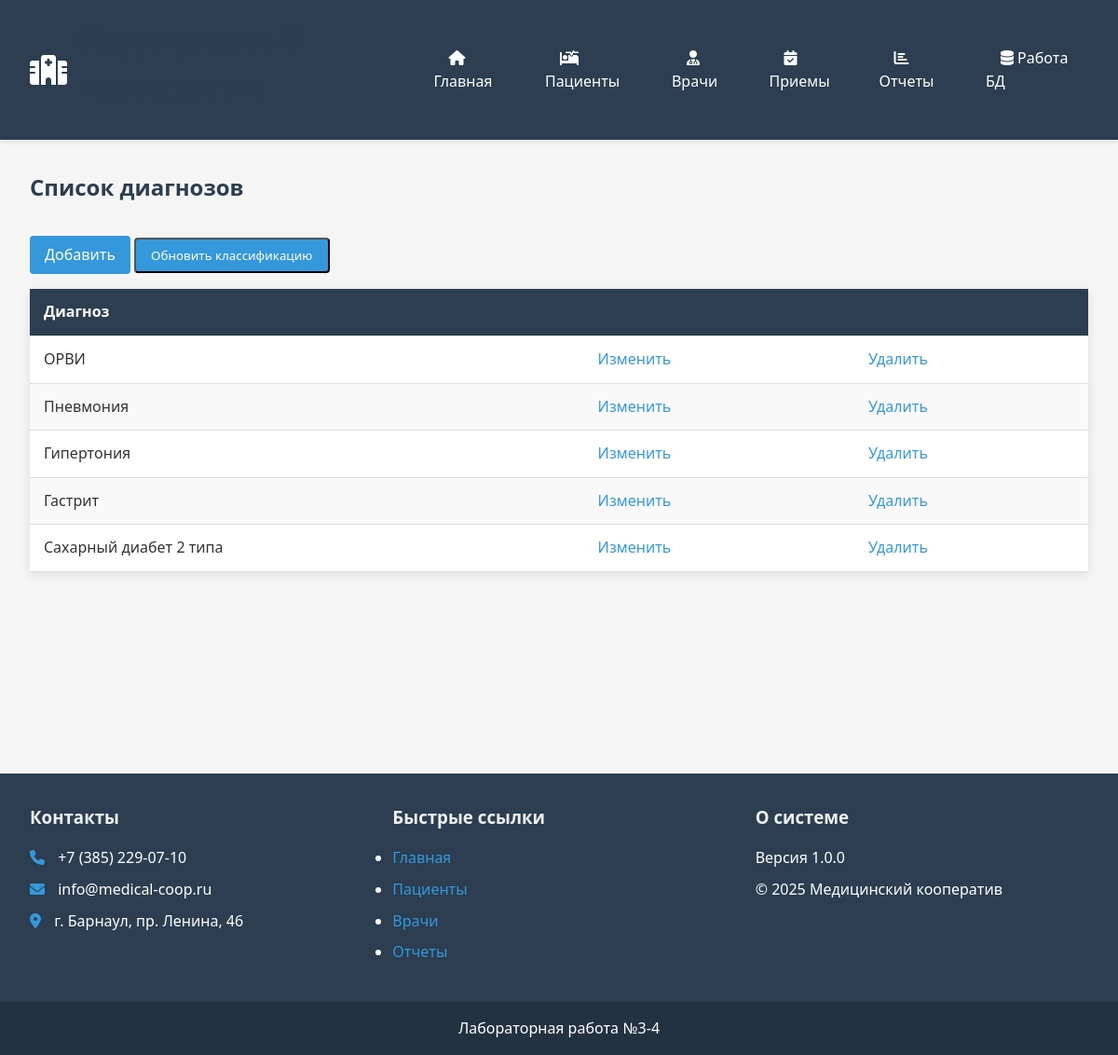
The app's page /pages/diagnosis/diagnosis.php, older data.
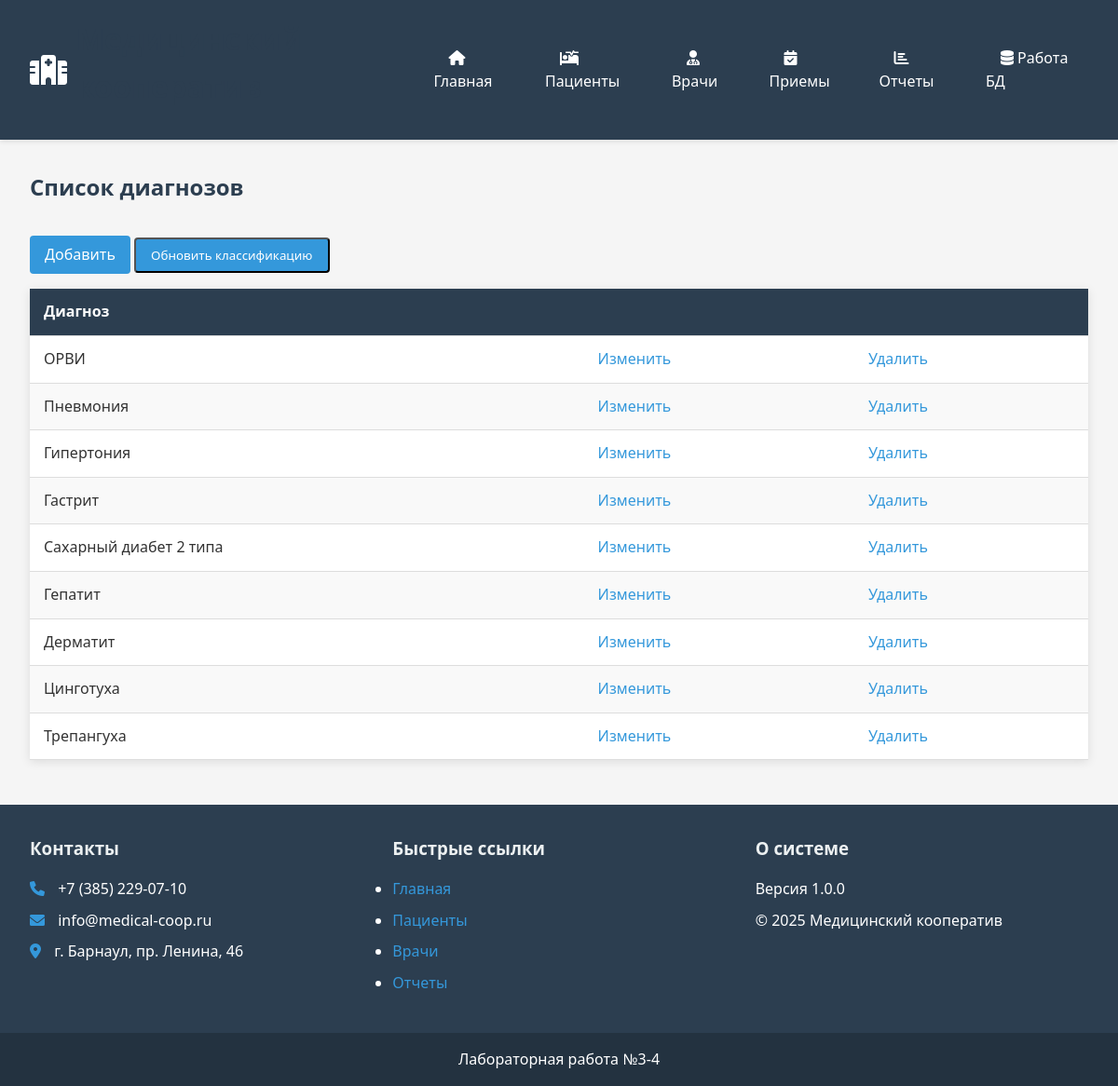
The same page, newer data.
### tables this page shows
CREATE TABLE `diagnosis` (
  `id` int(11) NOT NULL,
  `string` varchar(50) DEFAULT NULL
);

### pages/diagnosis/diagnosis.php (the view, shortened to what this page needs)
<?php
require_once '../../includes/header.php';
require_once '../../includes/config.php';
$sql = "SELECT * FROM diagnosis";
$result = $conn->query($sql);
?>
<h2>Список диагнозов</h2>
<a class="btn" href="pages/diagnosis/diagnosis_insert.php">Добавить</a>
<form method="post" action="pages/diagnosis/update_diagnoses.php" style="display:inline;">
    <button type="submit" class="btn" onclick="return confirm('Обновить все диагнозы по новым правилам?')">
        Обновить классификацию
    </button>
</form>
<?php if ($result->num_rows > 0): ?>
    <table class="table">
        <thead>
            <tr>
                <th>Диагноз</th>
                <th colspan="2"></th>
            </tr>
        </thead>
        <tbody>
            <?php while($row = $result->fetch_assoc()): ?>
            <tr>
                <td><?= htmlspecialchars($row['string']) ?></td>
                <td>
                    <a class="button_change-update" href="pages/diagnosis/diagnosis_update.php?id=<?= $row['id'] ?>">Изменить</a>
                </td>
                <td>
                    <a class="button_change-delete" href="pages/diagnosis/diagnosis_delete.php?id=<?= $row['id'] ?>"
                    onclick="return confirm('Вы уверены, что хотите удалить?')">Удалить</a>
                </td>
            </tr>
            <?php endwhile; ?>
        </tbody>
    </table>
<?php else: ?>
    <p>Нет данных о диагнозах.</p>
<?php endif;
require_once '../../includes/footer.php';
?>

Row changes from the older to the newer data that the page shows:
added diagnosis: string "Гепатит"
added diagnosis: string "Дерматит"
added diagnosis: string "Цинготуха"
added diagnosis: string "Трепангуха"
